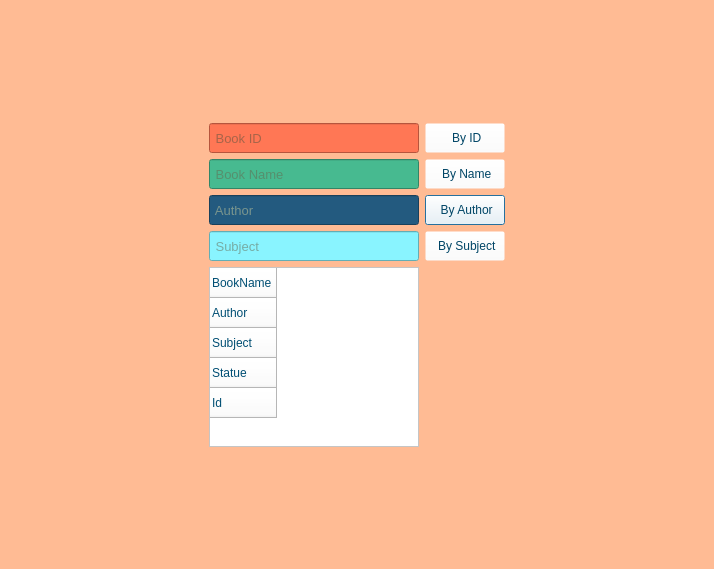
<?xml version="1.0" encoding="UTF-8"?>
<ui version="4.0">
 <class>Window_Search</class>
 <widget class="QDialog" name="Window_Search">
  <property name="geometry">
   <rect>
    <x>0</x>
    <y>0</y>
    <width>714</width>
    <height>569</height>
   </rect>
  </property>
  <property name="windowTitle">
   <string>Dialog</string>
  </property>
  <property name="styleSheet">
   <string notr="true">background-color: rgb(255, 187, 148);</string>
  </property>
  <layout class="QVBoxLayout" name="verticalLayout">
   <item>
    <layout class="QGridLayout" name="gridLayout">
     <item row="3" column="2">
      <widget class="QPushButton" name="pushButton_author">
       <property name="maximumSize">
        <size>
         <width>100</width>
         <height>30</height>
        </size>
       </property>
       <property name="styleSheet">
        <string notr="true">color: rgb(0, 69, 102);
background-color: rgba(255, 255, 255,0);</string>
       </property>
       <property name="text">
        <string> By Author</string>
       </property>
       <property name="icon">
        <iconset resource="image.qrc">
         <normaloff>:/img/img/icons8-search-24 (1).png</normaloff>:/img/img/icons8-search-24 (1).png</iconset>
       </property>
       <property name="iconSize">
        <size>
         <width>20</width>
         <height>20</height>
        </size>
       </property>
      </widget>
     </item>
     <item row="3" column="1">
      <widget class="QLineEdit" name="lineEdit_AuthorName">
       <property name="maximumSize">
        <size>
         <width>210</width>
         <height>35</height>
        </size>
       </property>
       <property name="font">
        <font>
         <family>Microsoft Sans Serif</family>
         <pointsize>10</pointsize>
        </font>
       </property>
       <property name="styleSheet">
        <string notr="true">background-color:rgb(35, 90, 127);
color: rgb(207, 207, 155);</string>
       </property>
       <property name="placeholderText">
        <string> Author</string>
       </property>
      </widget>
     </item>
     <item row="1" column="2">
      <widget class="QPushButton" name="pushButton_ID">
       <property name="maximumSize">
        <size>
         <width>100</width>
         <height>30</height>
        </size>
       </property>
       <property name="styleSheet">
        <string notr="true">color: rgb(0, 69, 102);
background-color: rgba(255, 255, 255,0);</string>
       </property>
       <property name="text">
        <string> By ID</string>
       </property>
       <property name="icon">
        <iconset resource="image.qrc">
         <normaloff>:/img/img/icons8-search-24 (1).png</normaloff>:/img/img/icons8-search-24 (1).png</iconset>
       </property>
       <property name="iconSize">
        <size>
         <width>20</width>
         <height>20</height>
        </size>
       </property>
      </widget>
     </item>
     <item row="0" column="1">
      <widget class="QLabel" name="label">
       <property name="text">
        <string/>
       </property>
       <property name="pixmap">
        <pixmap resource="image.qrc">:/img/img/searchpic.png</pixmap>
       </property>
      </widget>
     </item>
     <item row="4" column="1">
      <widget class="QLineEdit" name="lineEdit_Subject">
       <property name="maximumSize">
        <size>
         <width>210</width>
         <height>35</height>
        </size>
       </property>
       <property name="font">
        <font>
         <family>Microsoft Sans Serif</family>
         <pointsize>10</pointsize>
        </font>
       </property>
       <property name="styleSheet">
        <string notr="true">background-color: rgb(137, 244, 255);
color: rgb(99, 99, 74);</string>
       </property>
       <property name="placeholderText">
        <string> Subject</string>
       </property>
      </widget>
     </item>
     <item row="4" column="0">
      <spacer name="horizontalSpacer">
       <property name="orientation">
        <enum>Qt::Horizontal</enum>
       </property>
       <property name="sizeHint" stdset="0">
        <size>
         <width>40</width>
         <height>20</height>
        </size>
       </property>
      </spacer>
     </item>
     <item row="4" column="2">
      <widget class="QPushButton" name="pushButton_subject">
       <property name="maximumSize">
        <size>
         <width>100</width>
         <height>30</height>
        </size>
       </property>
       <property name="styleSheet">
        <string notr="true">color: rgb(0, 69, 102);
background-color: rgba(255, 255, 255,0);</string>
       </property>
       <property name="text">
        <string> By Subject</string>
       </property>
       <property name="icon">
        <iconset resource="image.qrc">
         <normaloff>:/img/img/icons8-search-24 (1).png</normaloff>:/img/img/icons8-search-24 (1).png</iconset>
       </property>
      </widget>
     </item>
     <item row="2" column="1">
      <widget class="QLineEdit" name="lineEdit_BookName">
       <property name="maximumSize">
        <size>
         <width>210</width>
         <height>35</height>
        </size>
       </property>
       <property name="font">
        <font>
         <family>Microsoft Sans Serif</family>
         <pointsize>10</pointsize>
        </font>
       </property>
       <property name="styleSheet">
        <string notr="true">background-color: rgb(71, 186, 144);
color: rgb(99, 99, 74);</string>
       </property>
       <property name="placeholderText">
        <string> Book Name</string>
       </property>
      </widget>
     </item>
     <item row="2" column="2">
      <widget class="QPushButton" name="pushButton_name">
       <property name="maximumSize">
        <size>
         <width>100</width>
         <height>30</height>
        </size>
       </property>
       <property name="styleSheet">
        <string notr="true">color: rgb(0, 69, 102);
background-color: rgba(255, 255, 255,0);</string>
       </property>
       <property name="text">
        <string> By Name</string>
       </property>
       <property name="icon">
        <iconset resource="image.qrc">
         <normaloff>:/img/img/icons8-search-24 (1).png</normaloff>:/img/img/icons8-search-24 (1).png</iconset>
       </property>
       <property name="iconSize">
        <size>
         <width>20</width>
         <height>20</height>
        </size>
       </property>
      </widget>
     </item>
     <item row="8" column="1">
      <widget class="QLabel" name="label_2">
       <property name="text">
        <string/>
       </property>
      </widget>
     </item>
     <item row="4" column="3">
      <spacer name="horizontalSpacer_2">
       <property name="orientation">
        <enum>Qt::Horizontal</enum>
       </property>
       <property name="sizeHint" stdset="0">
        <size>
         <width>40</width>
         <height>20</height>
        </size>
       </property>
      </spacer>
     </item>
     <item row="1" column="1">
      <widget class="QLineEdit" name="lineEdit_BookId">
       <property name="maximumSize">
        <size>
         <width>210</width>
         <height>35</height>
        </size>
       </property>
       <property name="font">
        <font>
         <family>Microsoft Sans Serif</family>
         <pointsize>10</pointsize>
        </font>
       </property>
       <property name="styleSheet">
        <string notr="true">background-color: rgb(255, 119, 85);
color: rgb(79, 79, 59);</string>
       </property>
       <property name="placeholderText">
        <string> Book ID </string>
       </property>
      </widget>
     </item>
     <item row="7" column="1">
      <widget class="QTableWidget" name="tableWidget">
       <property name="maximumSize">
        <size>
         <width>210</width>
         <height>180</height>
        </size>
       </property>
       <property name="font">
        <font>
         <family>Microsoft Sans Serif</family>
         <pointsize>9</pointsize>
        </font>
       </property>
       <property name="styleSheet">
        <string notr="true">background-color: rgb(255, 255, 255);
color: rgb(0, 78, 115);
</string>
       </property>
       <property name="columnCount">
        <number>0</number>
       </property>
       <row>
        <property name="text">
         <string>BookName</string>
        </property>
        <property name="background">
         <color>
          <red>255</red>
          <green>170</green>
          <blue>127</blue>
         </color>
        </property>
       </row>
       <row>
        <property name="text">
         <string>Author</string>
        </property>
       </row>
       <row>
        <property name="text">
         <string>Subject</string>
        </property>
       </row>
       <row>
        <property name="text">
         <string>Statue</string>
        </property>
       </row>
       <row>
        <property name="text">
         <string>Id</string>
        </property>
       </row>
      </widget>
     </item>
    </layout>
   </item>
  </layout>
 </widget>
 <resources>
  <include location="image.qrc"/>
 </resources>
 <connections/>
</ui>
